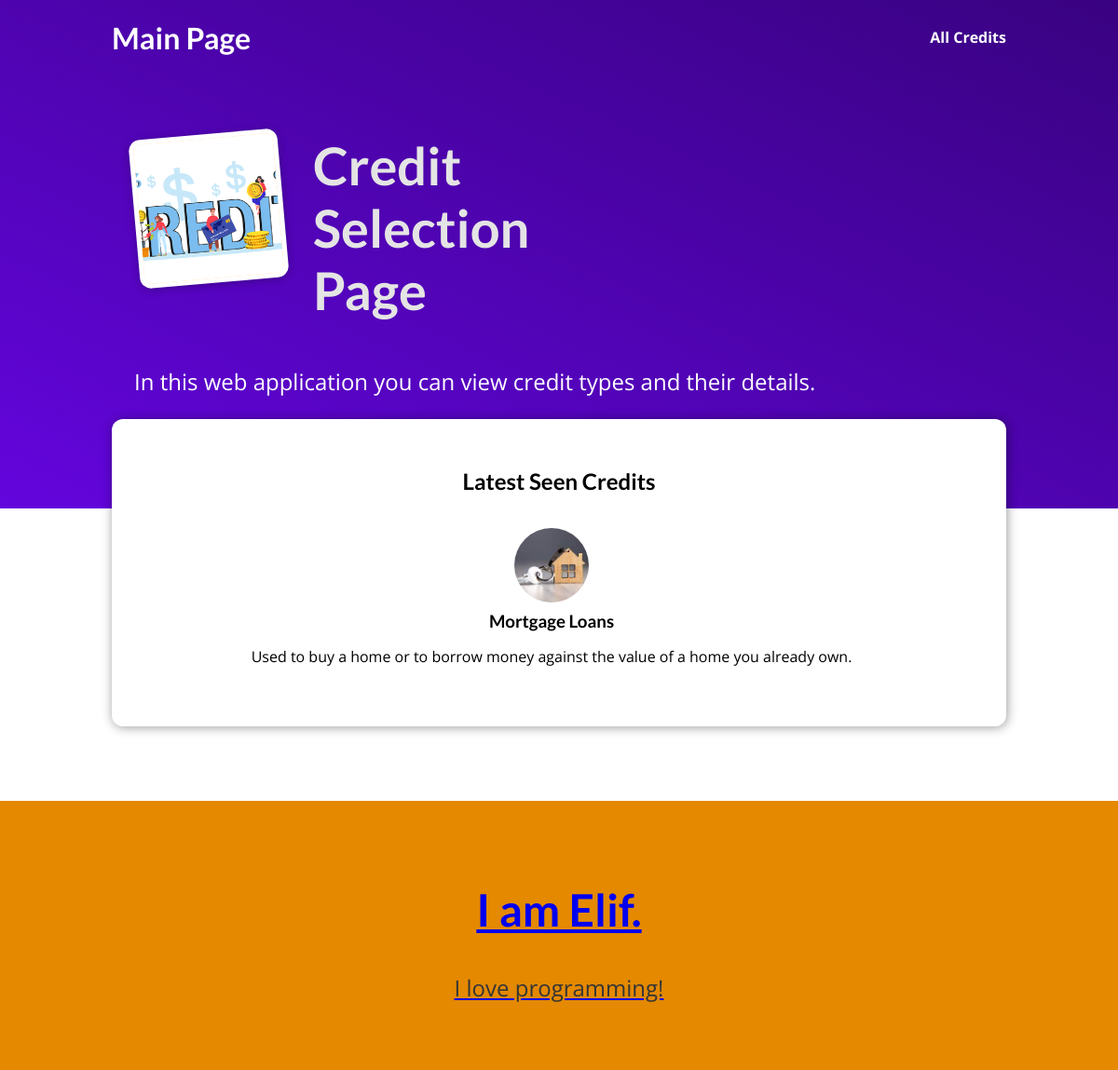
/, run on an earlier commit of the app's database.
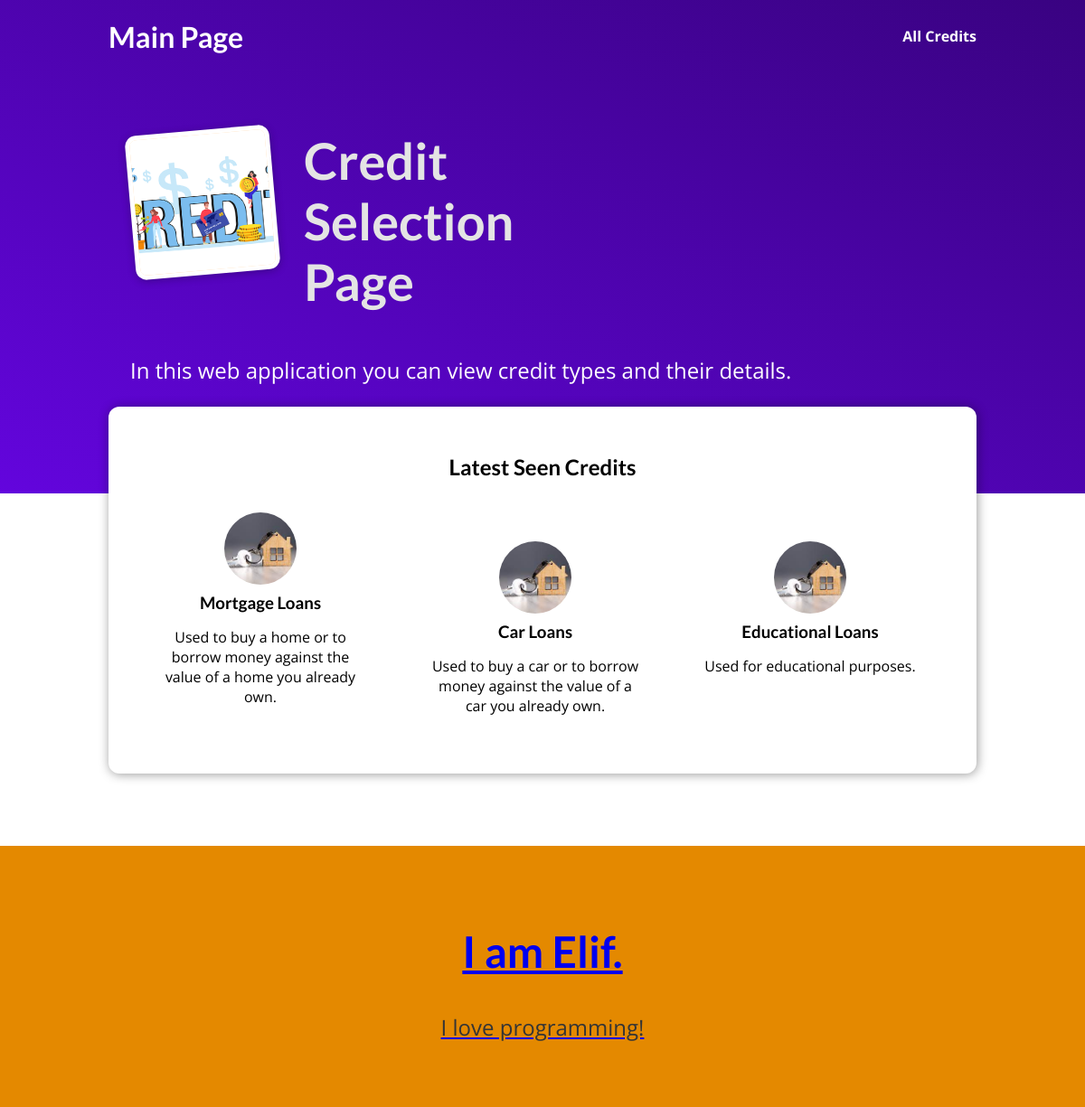
And on a later commit of the database.
### credit/models.py (models this page shows, shortened)
class Credit(models.Model):
    name = models.CharField(max_length=50)
    excerpt = models.CharField(max_length=150)
    content = models.CharField(max_length=500)
    slug = models.SlugField(default="",null=False,db_index=True)
    interest_rate = models.DecimalField(max_digits=6,decimal_places=4)
    loan_amount = models.IntegerField(default=500000,validators=[MinValueValidator(500000),MaxValueValidator(6000000)])

### credit/views.py (the view)
# urls.py: path("", views.starting_page, name="starting-page"),
def starting_page(request):
    allcredits = Credit.objects.all()
    num_credits=allcredits.count()
    return render(request, "credit/index.html", {"credits": allcredits,
     "total_number_of_credits":num_credits})

### credit/templates/credit/index.html (shortened to what this page needs)
{% extends "base.html" %}
{% load static %}
{% block css_files%}
 <link rel="stylesheet" href=" {% static "credit/credit.css" %}"/>
 <link rel="stylesheet" href=" {% static "credit/index.css" %}"/>
{% endblock %}
{% block content%}
<section id="welcome">
    <header>
        <img src="{% static "credit/images/credit.png" %}" alt="Elif">
        <h2>Credit Selection Page</h2>
    </header>
    <p>In this web application you can view credit types and their details.</p>
</section>
<section id="latest-credits">
    <h2>Latest Seen Credits</h2>
    <ul>
        {% for credit in credits %}
            {% include "credit/includes/credit.html" %}
        {% endfor %}
    </ul>
</section>
<section id= "about">
    <h2>I am Elif.</h2>
    <p>I love programming!</p>
</section>
{% endblock %}

### templates/base.html (shortened to what this page needs)
{% load static %}
<!DOCTYPE html>
<html lang="en">
<head>
    <link rel="stylesheet" href="{% static "app.css" %}"/>
    {% block css_files%} {% endblock %}
</head>
<body>
    <header id="main-navigation">
        <h1><a href=" {% url "starting-page" %}">Main Page</a></h1>
        <nav>
            <a href=" {% url "credits-page"%}">All Credits</a>
        </nav>
    </header>
    {% block content %}
    {% endblock %}
</body>
</html>

### credit/templates/credit/includes/credit.html
{% load static%}
<li>
    <article class="credit">
        <a href="{% url "credit-detail-page" credit.slug %}">
            <img src="{% static "credit/images/mortgage.jpg" %}" alt="{{credit.name}}"/>
            <div class="credit__content">
                <h3>{{ credit.name}}</h3>
                <p>{{ credit.excerpt }}</p>
            </div>
    </article>
</li>

### static/app.css (style rules this page uses)
* { box-sizing: border-box; }
html { font-family: 'Open Sans', 'Lato', sans-serif; }
body { margin: 0; }
h1, h2, h3 { font-family: 'Lato', sans-serif; font-weight: bold; }
#main-navigation { width: 100%; height: 5rem; display: flex; justify-content: space-between; align-items: center; padding: 0 10%; position: absolute; top: 0; left: 0; }
#main-navigation a { text-decoration: none; color: white; font-weight: bold; }

### credit/static/credit/credit.css (style rules this page uses)
.credit { display: flex; flex-direction: column; align-items: center; text-align: center; }
.credit a { text-decoration: none; color: black; transition: all 0.2s ease; padding: 1rem; }
.credit img { width: 5rem; height: 5rem; object-fit: cover; border-radius: 50%; }
.credit h3 { margin: 0.25rem 0; }

### credit/static/credit/index.css (style rules this page uses)
#welcome { background: linear-gradient(to right top, #6305dd, #390281); padding: 6rem 12%; }
#welcome header { display: flex; align-items: flex-start; margin: 3rem auto; }
#welcome img { width: 10rem; height: 10rem; object-fit: cover; object-position: top; border: 5px solid white; border-radius: 12px; background-color: #ffe1bf; transform: rotateZ(-5deg); box-shadow: 0 2px 8px rgba(0, 0, 0, 0.25); }
#welcome h2 { font-size: 3.5rem; margin: 0 0 0 2rem; color: #e4e4e4; width: 10rem; }
#welcome p { color: white; font-size: 1.5rem; }
#latest-credits { background-color: white; padding: 2rem; border-radius: 12px; width: 60rem; margin: -6rem auto 2rem auto; box-shadow: 1px 1px 12px rgba(0, 0, 0, 0.4); }
#latest-credits h2 { text-align: center; }
#latest-credits ul { list-style: none; margin: 0; padding: 0; display: flex; gap: 1rem; }
#latest-credits li { flex: 1; }
#about { text-align: center; padding: 3rem; background-color: #e48900; margin-top: 5rem; }
#about h2 { font-size: 3rem; }
#about p { font-size: 1.5rem; color: #353535; }

What changed in the data, as far as the page shows it:
added Credit: name "Car Loans", excerpt "Used to buy a car or to borrow money against the value of a car you already own."
added Credit: name "Educational Loans", excerpt "Used for educational purposes."
